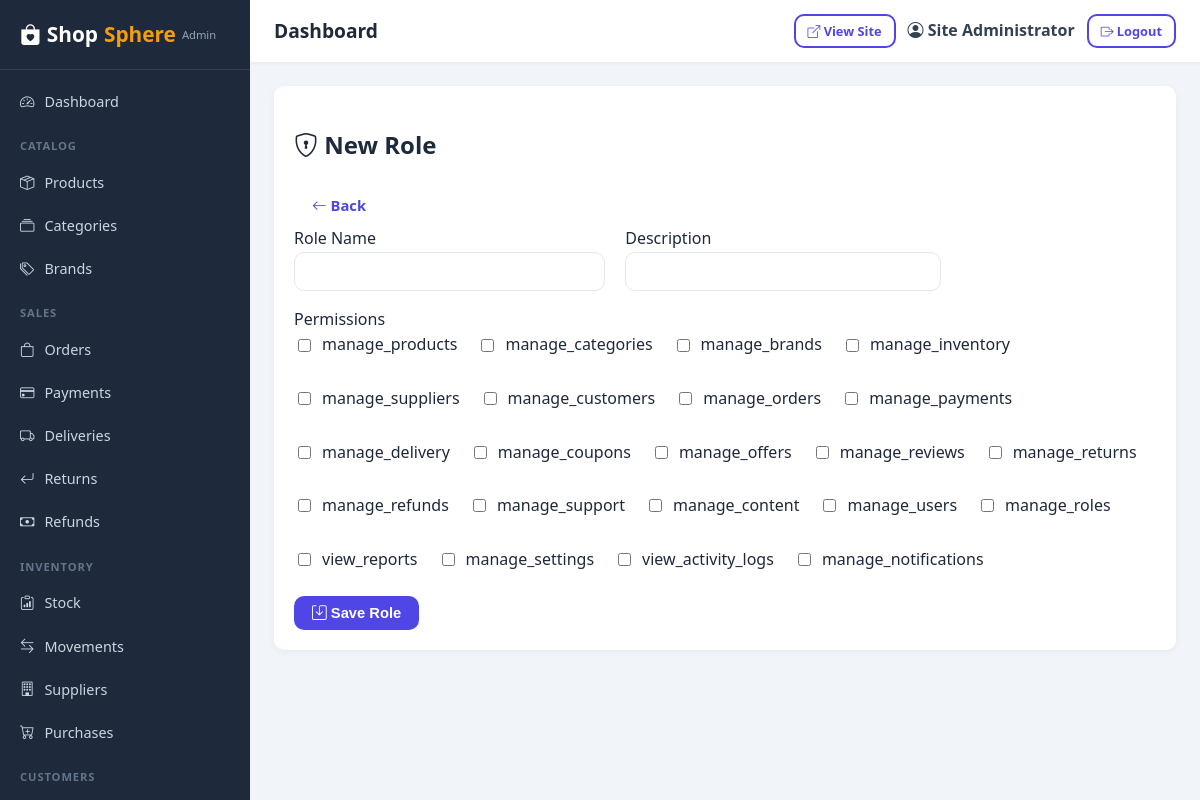
/admin/roles/new (signed in), run on the app's committed database.
### app/models/user.py (models this page shows, shortened)
class User(UserMixin, db.Model):
    __tablename__ = 'users'
    id = db.Column(db.Integer, primary_key=True)
    full_name = db.Column(db.String(120), nullable=False)
    email = db.Column(db.String(120), unique=True, nullable=False, index=True)
    phone = db.Column(db.String(30), nullable=True, index=True)
    password_hash = db.Column(db.String(255), nullable=False)
    avatar = db.Column(db.String(255), nullable=True)
    is_active = db.Column(db.Boolean, default=True)
    is_verified = db.Column(db.Boolean, default=False)
    is_staff = db.Column(db.Boolean, default=False)
    last_login = db.Column(db.DateTime)
    reset_token = db.Column(db.String(100), nullable=True)
    reset_token_expires = db.Column(db.DateTime)
    created_at = db.Column(db.DateTime, default=datetime.utcnow)
    updated_at = db.Column(db.DateTime, default=datetime.utcnow, onupdate=datetime.utcnow)
    roles = db.relationship('Role', secondary=user_roles, back_populates='users', lazy='selectin')
    addresses = db.relationship('Address', backref='customer', lazy='dynamic', cascade='all, delete-orphan')
    orders = db.relationship('Order', backref='customer', lazy='dynamic', foreign_keys='Order.customer_id')
    reviews = db.relationship('Review', backref='customer', lazy='dynamic', foreign_keys='Review.customer_id')
    return_requests = db.relationship('ReturnRequest', backref='customer', lazy='dynamic', foreign_keys='ReturnRequest.customer_id')
    support_tickets = db.relationship('SupportTicket', backref='customer', lazy='dynamic', foreign_keys='SupportTicket.customer_id')
    notifications = db.relationship('Notification', backref='user', lazy='dynamic', cascade='all, delete-orphan')
    loyalty_transactions = db.relationship('LoyaltyTransaction', backref='user', lazy='dynamic', cascade='all, delete-orphan')
    def has_role(self, role_name):
        return any(r.name == role_name for r in self.roles)
    def has_permission(self, perm_name):
        if self.has_role('Super Admin'):
            return True
        for r in self.roles:
            for p in r.permissions:
                if p.name == perm_name:
                    return True
        return False

class Permission(db.Model):
    __tablename__ = 'permissions'
    id = db.Column(db.Integer, primary_key=True)
    role_id = db.Column(db.Integer, db.ForeignKey('roles.id', ondelete='CASCADE'), nullable=False)
    name = db.Column(db.String(100), nullable=False)  # e.g. 'manage_products'
    created_at = db.Column(db.DateTime, default=datetime.utcnow)
    __table_args__ = (db.UniqueConstraint('role_id', 'name', name='uq_role_permission'),)

### app/routes/admin.py (the view, shortened to what this page needs)
@admin_bp.route('/roles/new', methods=['GET', 'POST'])
@permission_required('manage_roles')
def role_new():
    return render_template('admin/role_form.html', role=None, all_permissions=PERMISSIONS)

### app/utils/helpers.py (called while the page is built)
def settings_value(key, default=None):
    from app.models.content import Setting
    cached = getattr(current_app, '_settings_cache', None)
    if cached is None:
        cached = {s.key: s.value for s in Setting.query.all()}
        current_app._settings_cache = cached
    return cached.get(key, default)

### app/templates/admin/role_form.html (shortened to what this page needs)
{% extends "admin/base.html" %}
{% block content %}
<div class="admin-panel">
  <div class="admin-panel-head">
    <h2><i class="bi bi-shield-lock"></i> {% if role %}Edit {{ role.name }}{% else %}New Role{% endif %}</h2>
    <a href="{{ url_for('admin.roles') }}" class="btn btn-light"><i class="bi bi-arrow-left"></i> Back</a>
  </div>
  <form method="POST" class="admin-form">
    <div class="row">
      <div class="col-md-6 mb-3">
        <label class="form-label">Role Name</label>
        <input type="text" name="name" class="form-control" value="{{ role.name if role else '' }}" required>
      </div>
      <div class="col-md-6 mb-3">
        <label class="form-label">Description</label>
        <input type="text" name="description" class="form-control" value="{{ role.description if role else '' }}">
      </div>
    </div>
    <div class="mb-3">
      <label class="form-label">Permissions</label>
      <div class="row">
        {% for perm in all_permissions %}
        <div class="col-md-4 mb-2">
          <div class="form-check">
            <input class="form-check-input" type="checkbox" name="permissions" value="{{ perm }}"
                   id="perm-{{ perm }}" {{ 'checked' if current_perms and perm in current_perms }}>
            <label class="form-check-label" for="perm-{{ perm }}">{{ perm }}</label>
          </div>
        </div>
        {% endfor %}
      </div>
    </div>
    <button class="btn btn-primary"><i class="bi bi-save"></i> Save Role</button>
  </form>
</div>
{% endblock %}

### app/templates/admin/base.html (shortened to what this page needs)
<!DOCTYPE html>
<html lang="en">
<head>
  <link rel="stylesheet" href="{{ url_for('static', filename='css/style.css') }}">
  <link rel="stylesheet" href="{{ url_for('static', filename='css/admin.css') }}">
  <link rel="stylesheet" href="https://cdn.jsdelivr.net/npm/bootstrap-icons@1.11.1/font/bootstrap-icons.css">
</head>
<body class="admin-body">
  <div class="admin-layout">
    <aside class="admin-sidebar">
      <div class="admin-logo">
        <a href="{{ url_for('admin.dashboard') }}"><i class="bi bi-bag-heart-fill"></i> Shop<span>Sphere</span> <small>Admin</small></a>
      </div>
      <nav class="admin-nav">
        <a href="{{ url_for('admin.dashboard') }}" class="{{ 'active' if request.endpoint == 'admin.dashboard' }}"><i class="bi bi-speedometer2"></i> Dashboard</a>
        <div class="nav-group">Catalog</div>
        <a href="{{ url_for('admin.products') }}" class="{{ 'active' if 'product' in request.endpoint }}"><i class="bi bi-box-seam"></i> Products</a>
        <a href="{{ url_for('admin.categories') }}" class="{{ 'active' if request.endpoint == 'admin.categories' }}"><i class="bi bi-collection"></i> Categories</a>
        <a href="{{ url_for('admin.brands') }}" class="{{ 'active' if request.endpoint == 'admin.brands' }}"><i class="bi bi-tags"></i> Brands</a>
        <div class="nav-group">Sales</div>
        <a href="{{ url_for('admin.orders') }}" class="{{ 'active' if request.endpoint == 'admin.orders' }}"><i class="bi bi-bag"></i> Orders</a>
        <a href="{{ url_for('admin.payments') }}" class="{{ 'active' if request.endpoint == 'admin.payments' }}"><i class="bi bi-credit-card"></i> Payments</a>
        <a href="{{ url_for('admin.deliveries') }}" class="{{ 'active' if request.endpoint == 'admin.deliveries' }}"><i class="bi bi-truck"></i> Deliveries</a>
        <a href="{{ url_for('admin.returns') }}" class="{{ 'active' if request.endpoint == 'admin.returns' }}"><i class="bi bi-arrow-return-left"></i> Returns</a>
        <a href="{{ url_for('admin.refunds') }}" class="{{ 'active' if request.endpoint == 'admin.refunds' }}"><i class="bi bi-cash"></i> Refunds</a>
        <div class="nav-group">Inventory</div>
        <a href="{{ url_for('admin.inventory') }}" class="{{ 'active' if request.endpoint == 'admin.inventory' }}"><i class="bi bi-clipboard-data"></i> Stock</a>
        <a href="{{ url_for('admin.inventory_movements') }}" class="{{ 'active' if request.endpoint == 'admin.inventory_movements' }}"><i class="bi bi-arrow-left-right"></i> Movements</a>
        <a href="{{ url_for('admin.suppliers') }}" class="{{ 'active' if request.endpoint == 'admin.suppliers' }}"><i class="bi bi-building"></i> Suppliers</a>
        <a href="{{ url_for('admin.purchases') }}" class="{{ 'active' if request.endpoint == 'admin.purchases' }}"><i class="bi bi-cart-plus"></i> Purchases</a>
        <div class="nav-group">Customers</div>
        <a href="{{ url_for('admin.customers') }}" class="{{ 'active' if request.endpoint == 'admin.customers' }}"> Customers</a>
      </nav>
    </aside>
    <div class="admin-main">
      <header class="admin-header">
        <div class="admin-header-left">
          <span class="admin-page-title">{% block page_title %}Dashboard{% endblock %}</span>
        </div>
        <div class="admin-header-right">
          <a href="{{ url_for('main.home') }}" target="_blank" class="btn btn-outline btn-sm"><i class="bi bi-box-arrow-up-right"></i> View Site</a>
          <span class="admin-user"><i class="bi bi-person-circle"></i> {{ current_user.full_name }}</span>
          <a href="{{ url_for('auth.logout') }}" class="btn btn-outline btn-sm"><i class="bi bi-box-arrow-right"></i> Logout</a>
        </div>
      </header>
      <div class="admin-content">
        {% block content %}{% endblock %}
      </div>
    </div>
  </div>
</body>
</html>

### app/static/css/style.css (style rules this page uses)
:root { --primary: #4f46e5; --primary-dark: #4338ca; --secondary: #0ea5e9; --accent: #f59e0b; --success: #16a34a; --danger: #dc2626; --warning: #d97706; --dark: #1e293b; --light: #f8fafc; --muted: #64748b; --border: #e2e8f0; --radius: 10px; --shadow: 0 2px 12px rgba(0, 0, 0, .08); }
* { box-sizing: border-box; }
body { font-family: 'Segoe UI', system-ui, -apple-system, sans-serif; color: var(--dark); background: #f4f6fb; margin: 0; line-height: 1.6; }
a { color: var(--primary); text-decoration: none; }
.btn { display: inline-block; padding: 9px 18px; border-radius: var(--radius); border: none; font-weight: 600; cursor: pointer; font-size: .92rem; transition: all .15s; text-align: center; }
.btn-primary { background: var(--primary); color: #fff; }
.btn-outline { background: transparent; border: 2px solid var(--primary); color: var(--primary); }
.btn-sm { padding: 5px 12px; font-size: .8rem; }
.form-control { width: 100%; padding: 10px 12px; border: 1px solid var(--border); border-radius: var(--radius); font-size: .95rem; outline: none; }
.form-check { display: flex; align-items: center; gap: 8px; }
.form-check input { width: auto; }
.mb-2 { margin-bottom: 8px; }
.mb-3 { margin-bottom: 16px; }
.row { display: flex; gap: 20px; flex-wrap: wrap; }

### app/static/css/admin.css (style rules this page uses)
.admin-body { background: #f1f5f9; margin: 0; }
.admin-layout { display: flex; min-height: 100vh; }
.admin-sidebar { width: 250px; background: #1e293b; color: #cbd5e1; position: fixed; top: 0; left: 0; bottom: 0; overflow-y: auto; transition: transform .2s; z-index: 1000; }
.admin-logo { padding: 18px 20px; border-bottom: 1px solid #334155; }
.admin-logo a { color: #fff; font-size: 1.3rem; font-weight: 800; display: flex; align-items: center; gap: 6px; }
.admin-logo a span { color: #f59e0b; }
.admin-logo small { font-size: .7rem; color: #94a3b8; font-weight: 500; }
.admin-nav { padding: 10px 0; }
.admin-nav a { display: flex; align-items: center; gap: 10px; padding: 10px 20px; color: #cbd5e1; font-size: .9rem; font-weight: 500; }
.admin-nav .nav-group { padding: 14px 20px 6px; font-size: .7rem; text-transform: uppercase; letter-spacing: .08em; color: #64748b; font-weight: 700; }
.admin-main { flex: 1; margin-left: 250px; display: flex; flex-direction: column; }
.admin-header { background: #fff; padding: 14px 24px; display: flex; justify-content: space-between; align-items: center; box-shadow: 0 1px 4px rgba(0, 0, 0, .06); position: sticky; top: 0; z-index: 100; }
.admin-header-left { display: flex; align-items: center; gap: 14px; }
.admin-page-title { font-size: 1.2rem; font-weight: 700; color: #1e293b; }
.admin-header-right { display: flex; align-items: center; gap: 12px; }
.admin-user { font-weight: 600; color: #334155; }
.admin-content { padding: 24px; }
.admin-panel { background: #fff; border-radius: 10px; box-shadow: 0 2px 8px rgba(0, 0, 0, .05); padding: 20px; margin-bottom: 20px; }

### data on the page
User: full_name "Site Administrator"
Permission: name "manage_products"
Permission: name "manage_categories"
Permission: name "manage_brands"
Permission: name "manage_inventory"
Permission: name "manage_suppliers"
Permission: name "manage_customers"
Permission: name "manage_orders"
Permission: name "manage_payments"
Permission: name "manage_delivery"
Permission: name "manage_coupons"
Permission: name "manage_offers"
Permission: name "manage_reviews"
Permission: name "manage_returns"
Permission: name "manage_refunds"
Permission: name "manage_support"
Permission: name "manage_content"
Permission: name "manage_users"
Permission: name "manage_roles"
Permission: name "view_reports"
Permission: name "manage_settings"
Permission: name "view_activity_logs"
Permission: name "manage_notifications"
